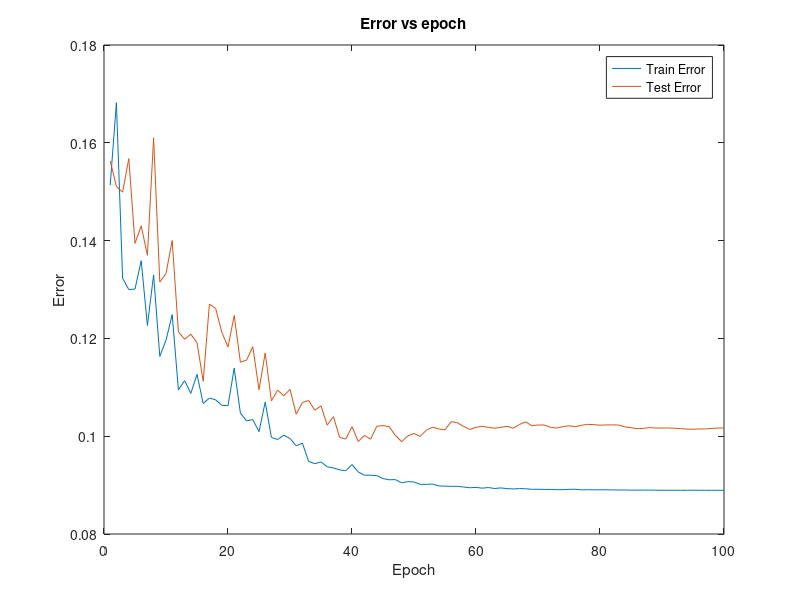

MATLAB code for this plot:
% Initialization values
dat = load('assignment3_data');

data = dat.xi;
data = data';

% Training/Testing set 
train_len = length(data) * 0.80;
test_len = length(data) - train_len;

data_train = data(1:train_len,:);
data_test = data(train_len + 1:end,:);

% Generate labels
label = dat.tau;
label_train = label(1:train_len);
label_test = label(train_len + 1:end);

[N, P] = size(dat.xi);

max_epochs = 100;
lr = 0.1;
decay = 0.001;

% Initialize weights
w1 = randi([0 1], 1, N) * 2 - 1;
w1 = w1 ./ norm(w1);
w2 = randi([0 1], 1, N) * 2 - 1;
w2 = w2 ./ norm(w2);

% Maintain errors per epoch
training_errors = [];
testing_errors = [];

lrdec = []
for i = 1:max_epochs
    
    % Decrease learning rate according to a decay parameter
    lr = lr * 1/(1 + decay * i)
    lrdec = [lrdec lr];
    
    for j = 1:train_len  
        
        % Get random example and the label from training set
        point_idx = randi(size(data_train,1));
        point = data_train(point_idx,:);
        tau = label_train(point_idx);

        % forward prop
        sigma = tanh(w1 * point') + tanh(w2 * point');

        % Backward prop, compute delta weights and adjust weights
        delta_w1 = (sigma - tau) * (1 - tanh(point * w1')^2) * point;
        delta_w2 = (sigma - tau) * (1 - tanh(point * w2')^2) * point;

        w1 = w1 - lr * delta_w1;
        w2 = w2 - lr * delta_w2;
    end
    
    % Compute train and test error after epoch
    error_train = 1 / train_len * sum(((tanh(w1 * data_train') + tanh(w2 * data_train') - label_train).^2) / 2);
    error_test = 1 / test_len * sum(((tanh(w1 * data_test') + tanh (w2 * data_test') - label_test).^2) / 2);
    
    % Store errors for visualization
    training_errors = [training_errors error_train];
    testing_errors = [testing_errors error_test];
end

figure;
% Visualize errors
plot(training_errors)
hold on
plot(testing_errors)
xlabel('Epoch')
ylabel('Error')
title('Error vs epoch')
legend('Train Error','Test Error')